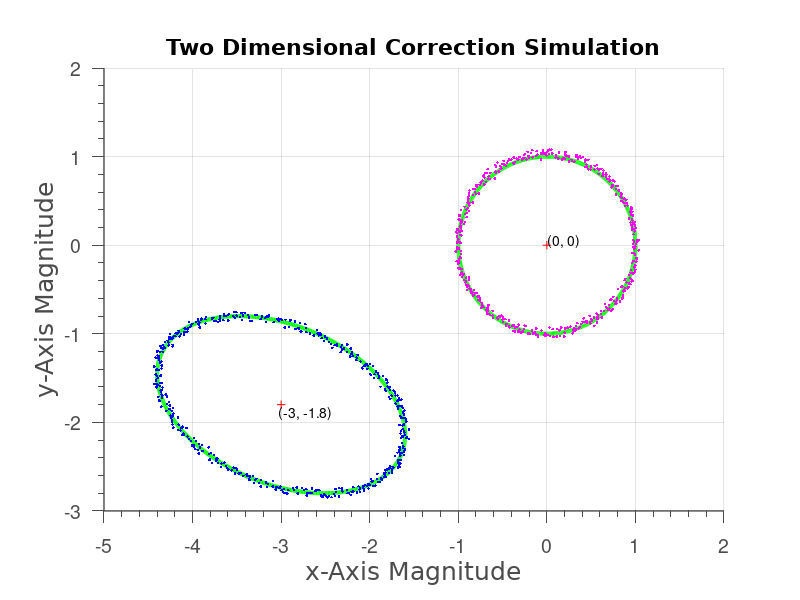

The MATLAB script that drew this image:
close;
clear;

% Generate Measurements
size = 500;
t = linspace(0,2*pi,size);
theta0 = pi/9;
x0_e = -3;
y0_e = -1.8;
a_e = 1.4;
b_e = 1;
noise = 0.05;

x = a_e*sin(t) + x0_e;
y = b_e*cos(t+theta0) + y0_e;

% Add noise
xn = x + noise * 2 * (rand(1, length(x))-.5);
yn = y + noise * 2 * (rand(1, length(y))-.5);

% standard ellipse for fixed data

x_nice = sin(t);
y_nice = cos(t);

% Basis function Matrix
X_mat = [   xn.^2 ./yn.^2;   (xn.*yn) ./yn.^2;
            xn    ./yn.^2;   yn       ./yn.^2;
            1     ./yn.^2;
]';

% Least Square Estimate
P = -1 * inv(X_mat'*X_mat)*X_mat'*ones(1,size)';




% Get constant field magnitude
%Bh = mean(sqrt( x.^2 + y.^2))
%Bh = mean(sqrt((x(1) - x0_e).^2 + (y-y0_e).^2))

% Used in MATLAB to solve, but we can use symbolic solution direclty
if(0)
    syms Bh Bx By Bmx Bmy a b rho y0 x0
    Bh = 1
    [a_solve, b_solve, rho_solve, x0_solve, y0_solve] = ...
                solve( [    b^2/a^2 == P(1), 
                (-2*sin(rho)*a*b )/a^2== P(2),
                (2*sin(rho)*a*b*y0 - 2*b^2*x0 ) /a^2 == P(3),
                (2*sin(rho)*a*b*x0 - 2*a^2*y0 ) /a^2 == P(4),
                (a^2*y0^2 + b^2*x0^2 - 2*sin(rho)*a*b*x0*y0)/a^2 ...
                + b^2*(sin(rho)^2 - 1)*Bh^2 == P(5)
            ]);
end

% Direct solutions:

Bh = 1
AC = P(1); BC = P(2); DC = P(3); EC = P(4); FC = P(5);

a_cor = double( -1 * (2*(AC*(FC*BC^2 - BC*DC*EC + DC^2 + AC*EC^2 ...
                    - 4*AC*FC))^(1/2)*(1/AC)^(1/2))/(Bh*BC^2 - 4*AC*Bh) ) 
b_cor = double( -1 * (2*(AC*(FC*BC^2 - BC*DC*EC + DC^2 + AC*EC^2 ...
                    - 4*AC*FC))^(1/2))/(Bh*BC^2 - 4*AC*Bh) )
x0_cor = double(  -(2*DC - BC*EC)/(- BC^2 + 4*AC) )
y0_cor = double( -(2*AC*EC - BC*DC)/(- BC^2 + 4*AC) )
rho_cor = double(pi + asin((BC*(1/AC)^(1/2))/2) )

% Fix the measured data with the correction factors

x_fixed = (xn - x0_cor) / a_cor;
y_fixed = -(y0_cor - yn + (b_cor*sin(rho_cor)*(xn - x0_cor))/a_cor)/ ...
        (b_cor*cos(rho_cor)); 


% Compute percent error
factor_error_percent = abs([a_e - a_cor, b_e - b_cor, x0_e - x0_cor, ...
            y0_e - y0_cor, ... % angle shannanigans 
            theta0 - mod(rho_cor, pi) ]) * 100
    
% Print all the good stuff


figure
hold on
grid on
% plot measured
plot(x, y, 'g-', 'LineWidth', 3)
h1 = plot(xn, yn, 'b.');
plot(x0_e, y0_e, 'r+')
text(x0_e + 0.01*x0_e, y0_e + 0.05*y0_e, ['(' num2str(x0_e) ', ' num2str(y0_e) ')']);

% plot fixed
plot(x_nice, y_nice, 'g-', 'LineWidth', 3)
h2 = plot(x_fixed, y_fixed, 'm.');
plot(0, 0, 'r+')
text(0.01, 0.05, ['(0, 0)']);

%legend
%%
set(gca, 'Xlim', [-5 2], 'Ylim', [-3 2]);
%set(gca, 'linewidth', 1);
%set(get(gca, 'children'), 'linewidth', 1.5);

%%

%hLegend = legend( ...
%    [h1 h2], {'Measured data', 'Corrected data' }, ...
%    'location', 'NorthWest', 'box', 'off');
hTitle = title('Two Dimensional Correction Simulation');
hXLabel = xlabel('x-Axis Magnitude' , 'fontsize', 16);
hYLabel = ylabel('y-Axis Magnitude', 'fontsize', 16);


%% Ultra fancy stuff

set( gca                       , ...
    'FontName'   , 'Helvetica' );
set([hXLabel, hYLabel], ...
    'FontName'   , 'Dejavu Sans');
set( gca             , ...
    'FontSize'   , 14         );

%set( hLegend             , ...
%    'FontSize'   , 26 ,...
%    'FontName'   , 'Dejavu Sans');
set([hXLabel, hYLabel]  , ...
    'FontSize'   , 18          );
set( hTitle                    , ...
    'FontSize'   , 16         , ...
    'FontName'   , 'Dejavu Sans', ...
    'FontWeight' , 'bold'      );

set(gca, ...
  'Box'         , 'off'     , ...
  'TickDir'     , 'out'     , ...
  'TickLength'  , [.02 .02] , ...
  'XMinorTick'  , 'on'      , ...
  'YMinorTick'  , 'on'      , ...
  'YGrid'       , 'on'      , ...
  'XColor'      , [.3 .3 .3], ...
  'YColor'      , [.3 .3 .3], ...
  'YTick'       , -4:1:2, ...
  'LineWidth'   , 1         );

if(0)
% enlarge marker size in plot legend
marksize=30;
s=get(legend);
s1=s.Children;
s2=[];

s2=findobj(s1,{'type','patch','-or','type','line'});

for m=1:length(s2)
    set(s2(m),'markersize',marksize);
end

end

axis equal
hold off

